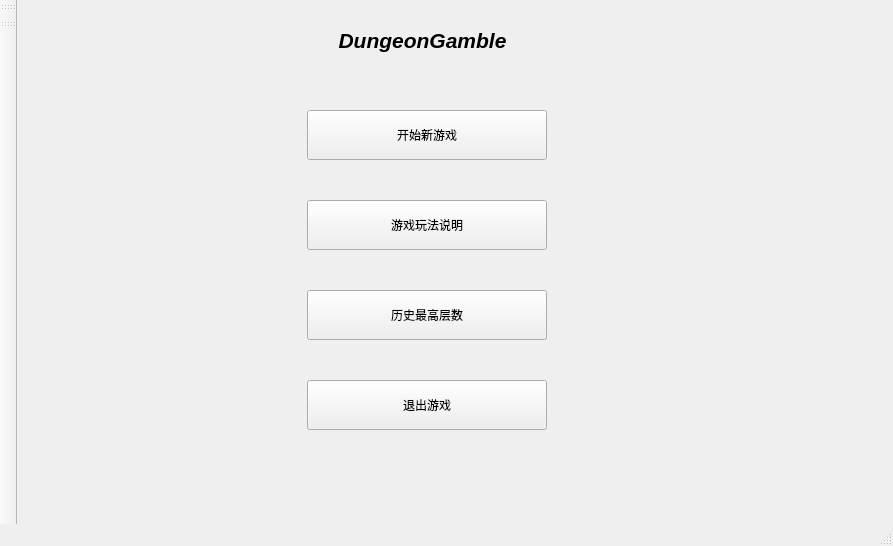
<?xml version="1.0" encoding="UTF-8"?>
<ui version="4.0">
 <class>MainWindow</class>
 <widget class="QMainWindow" name="MainWindow">
  <property name="geometry">
   <rect>
    <x>0</x>
    <y>0</y>
    <width>893</width>
    <height>546</height>
   </rect>
  </property>
  <property name="windowTitle">
   <string>MainWindow</string>
  </property>
  <property name="animated">
   <bool>true</bool>
  </property>
  <widget class="QWidget" name="centralwidget">
   <widget class="QStackedWidget" name="stackedWidget">
    <property name="geometry">
     <rect>
      <x>-10</x>
      <y>0</y>
      <width>891</width>
      <height>521</height>
     </rect>
    </property>
    <property name="currentIndex">
     <number>0</number>
    </property>
    <widget class="QWidget" name="page">
     <widget class="QLabel" name="label">
      <property name="geometry">
       <rect>
        <x>190</x>
        <y>20</y>
        <width>451</width>
        <height>41</height>
       </rect>
      </property>
      <property name="text">
       <string>&lt;html&gt;&lt;head/&gt;&lt;body&gt;&lt;p align=&quot;center&quot;&gt;&lt;span style=&quot; font-size:16pt; font-weight:700; font-style:italic;&quot;&gt;DungeonGamble&lt;/span&gt;&lt;/p&gt;&lt;/body&gt;&lt;/html&gt;</string>
      </property>
     </widget>
     <widget class="QPushButton" name="startButton">
      <property name="geometry">
       <rect>
        <x>300</x>
        <y>110</y>
        <width>240</width>
        <height>50</height>
       </rect>
      </property>
      <property name="text">
       <string>开始新游戏</string>
      </property>
     </widget>
     <widget class="QPushButton" name="helpButton">
      <property name="geometry">
       <rect>
        <x>300</x>
        <y>200</y>
        <width>240</width>
        <height>50</height>
       </rect>
      </property>
      <property name="text">
       <string>游戏玩法说明</string>
      </property>
     </widget>
     <widget class="QPushButton" name="exitButton">
      <property name="geometry">
       <rect>
        <x>300</x>
        <y>380</y>
        <width>240</width>
        <height>50</height>
       </rect>
      </property>
      <property name="text">
       <string>退出游戏</string>
      </property>
     </widget>
     <widget class="QPushButton" name="btnRecord">
      <property name="geometry">
       <rect>
        <x>300</x>
        <y>290</y>
        <width>240</width>
        <height>50</height>
       </rect>
      </property>
      <property name="text">
       <string>历史最高层数</string>
      </property>
     </widget>
    </widget>
    <widget class="QWidget" name="page_2">
     <widget class="QLabel" name="labelLevel">
      <property name="geometry">
       <rect>
        <x>60</x>
        <y>20</y>
        <width>111</width>
        <height>16</height>
       </rect>
      </property>
      <property name="text">
       <string>&lt;html&gt;&lt;head/&gt;&lt;body&gt;&lt;p align=&quot;center&quot;&gt;&lt;span style=&quot; font-size:11pt; font-weight:700;&quot;&gt;第    层&lt;/span&gt;&lt;/p&gt;&lt;/body&gt;&lt;/html&gt;</string>
      </property>
     </widget>
     <widget class="QPushButton" name="btnShop">
      <property name="geometry">
       <rect>
        <x>50</x>
        <y>50</y>
        <width>111</width>
        <height>24</height>
       </rect>
      </property>
      <property name="text">
       <string>商店</string>
      </property>
     </widget>
     <widget class="QLabel" name="labelHP">
      <property name="geometry">
       <rect>
        <x>700</x>
        <y>20</y>
        <width>111</width>
        <height>31</height>
       </rect>
      </property>
      <property name="text">
       <string>&lt;html&gt;&lt;head/&gt;&lt;body&gt;&lt;p align=&quot;center&quot;&gt;&lt;span style=&quot; font-size:12pt; font-weight:700;&quot;&gt;当前血量：&lt;/span&gt;&lt;/p&gt;&lt;/body&gt;&lt;/html&gt;</string>
      </property>
     </widget>
     <widget class="QLabel" name="labelGold">
      <property name="geometry">
       <rect>
        <x>700</x>
        <y>50</y>
        <width>91</width>
        <height>21</height>
       </rect>
      </property>
      <property name="text">
       <string>&lt;html&gt;&lt;head/&gt;&lt;body&gt;&lt;p align=&quot;center&quot;&gt;&lt;span style=&quot; font-size:12pt; font-weight:700;&quot;&gt;金币：&lt;/span&gt;&lt;/p&gt;&lt;/body&gt;&lt;/html&gt;</string>
      </property>
     </widget>
     <widget class="QPushButton" name="btnMonster1">
      <property name="geometry">
       <rect>
        <x>130</x>
        <y>180</y>
        <width>111</width>
        <height>41</height>
       </rect>
      </property>
      <property name="text">
       <string>小怪</string>
      </property>
     </widget>
     <widget class="QPushButton" name="btnMonster2">
      <property name="geometry">
       <rect>
        <x>340</x>
        <y>180</y>
        <width>111</width>
        <height>41</height>
       </rect>
      </property>
      <property name="text">
       <string>大怪</string>
      </property>
     </widget>
     <widget class="QPushButton" name="btnMonster3">
      <property name="geometry">
       <rect>
        <x>550</x>
        <y>180</y>
        <width>111</width>
        <height>41</height>
       </rect>
      </property>
      <property name="text">
       <string>精英怪</string>
      </property>
     </widget>
     <widget class="QPushButton" name="backButton_2">
      <property name="geometry">
       <rect>
        <x>40</x>
        <y>440</y>
        <width>81</width>
        <height>24</height>
       </rect>
      </property>
      <property name="text">
       <string>返回首页</string>
      </property>
     </widget>
     <widget class="QWidget" name="layoutWidget">
      <property name="geometry">
       <rect>
        <x>140</x>
        <y>260</y>
        <width>91</width>
        <height>40</height>
       </rect>
      </property>
      <layout class="QVBoxLayout" name="verticalLayout">
       <item>
        <widget class="QLabel" name="labelMonster1Damage">
         <property name="text">
          <string>伤害</string>
         </property>
        </widget>
       </item>
       <item>
        <widget class="QLabel" name="labelMonster1Gold">
         <property name="text">
          <string>基础金币</string>
         </property>
        </widget>
       </item>
      </layout>
     </widget>
     <widget class="QWidget" name="layoutWidget">
      <property name="geometry">
       <rect>
        <x>345</x>
        <y>260</y>
        <width>101</width>
        <height>40</height>
       </rect>
      </property>
      <layout class="QVBoxLayout" name="verticalLayout_2">
       <item>
        <widget class="QLabel" name="labelMonster2Damage">
         <property name="text">
          <string>伤害</string>
         </property>
        </widget>
       </item>
       <item>
        <widget class="QLabel" name="labelMonster2Gold">
         <property name="text">
          <string>基础金币</string>
         </property>
        </widget>
       </item>
      </layout>
     </widget>
     <widget class="QWidget" name="layoutWidget">
      <property name="geometry">
       <rect>
        <x>555</x>
        <y>260</y>
        <width>101</width>
        <height>40</height>
       </rect>
      </property>
      <layout class="QVBoxLayout" name="verticalLayout_3">
       <item>
        <widget class="QLabel" name="labelMonster3Damage">
         <property name="text">
          <string>伤害</string>
         </property>
        </widget>
       </item>
       <item>
        <widget class="QLabel" name="labelMonster3Gold">
         <property name="text">
          <string>基础金币</string>
         </property>
        </widget>
       </item>
      </layout>
     </widget>
     <widget class="QLabel" name="labelBossHP">
      <property name="geometry">
       <rect>
        <x>320</x>
        <y>40</y>
        <width>191</width>
        <height>41</height>
       </rect>
      </property>
      <property name="text">
       <string>&lt;html&gt;&lt;head/&gt;&lt;body&gt;&lt;p align=&quot;center&quot;&gt;Boss血量：&lt;/p&gt;&lt;p align=&quot;center&quot;&gt;&lt;br/&gt;&lt;/p&gt;&lt;/body&gt;&lt;/html&gt;</string>
      </property>
     </widget>
     <widget class="QPushButton" name="btnAttack">
      <property name="geometry">
       <rect>
        <x>90</x>
        <y>130</y>
        <width>111</width>
        <height>41</height>
       </rect>
      </property>
      <property name="text">
       <string>强攻</string>
      </property>
     </widget>
     <widget class="QPushButton" name="btnDefend">
      <property name="geometry">
       <rect>
        <x>90</x>
        <y>200</y>
        <width>111</width>
        <height>41</height>
       </rect>
      </property>
      <property name="text">
       <string>防御</string>
      </property>
     </widget>
     <widget class="QPushButton" name="btnNormal">
      <property name="geometry">
       <rect>
        <x>90</x>
        <y>270</y>
        <width>111</width>
        <height>41</height>
       </rect>
      </property>
      <property name="text">
       <string>稳定输出</string>
      </property>
     </widget>
     <widget class="QPushButton" name="btnUseEliminate">
      <property name="geometry">
       <rect>
        <x>710</x>
        <y>120</y>
        <width>131</width>
        <height>61</height>
       </rect>
      </property>
      <property name="text">
       <string>排除卷轴</string>
      </property>
     </widget>
     <widget class="QLabel" name="labelATK">
      <property name="geometry">
       <rect>
        <x>700</x>
        <y>80</y>
        <width>101</width>
        <height>21</height>
       </rect>
      </property>
      <property name="text">
       <string>&lt;html&gt;&lt;head/&gt;&lt;body&gt;&lt;p align=&quot;center&quot;&gt;&lt;span style=&quot; font-size:12pt; font-weight:700;&quot;&gt;攻击力：&lt;/span&gt;&lt;/p&gt;&lt;p align=&quot;center&quot;&gt;&lt;span style=&quot; font-size:12pt; font-weight:700;&quot;&gt;&lt;br/&gt;&lt;/span&gt;&lt;/p&gt;&lt;/body&gt;&lt;/html&gt;</string>
      </property>
     </widget>
     <widget class="QTextEdit" name="textLog">
      <property name="geometry">
       <rect>
        <x>580</x>
        <y>370</y>
        <width>261</width>
        <height>125</height>
       </rect>
      </property>
      <property name="readOnly">
       <bool>true</bool>
      </property>
     </widget>
     <widget class="QLabel" name="label_2">
      <property name="geometry">
       <rect>
        <x>50</x>
        <y>90</y>
        <width>111</width>
        <height>16</height>
       </rect>
      </property>
      <property name="text">
       <string>&lt;html&gt;&lt;head/&gt;&lt;body&gt;&lt;p align=&quot;center&quot;&gt;按“S&amp;quot;进入商店&lt;/p&gt;&lt;p align=&quot;center&quot;&gt;&lt;br/&gt;&lt;/p&gt;&lt;/body&gt;&lt;/html&gt;</string>
      </property>
     </widget>
    </widget>
    <widget class="QWidget" name="page_3">
     <widget class="QPushButton" name="backButton">
      <property name="geometry">
       <rect>
        <x>40</x>
        <y>450</y>
        <width>81</width>
        <height>24</height>
       </rect>
      </property>
      <property name="text">
       <string>返回</string>
      </property>
     </widget>
    </widget>
   </widget>
  </widget>
  <widget class="QMenuBar" name="menubar">
   <property name="geometry">
    <rect>
     <x>0</x>
     <y>0</y>
     <width>893</width>
     <height>21</height>
    </rect>
   </property>
  </widget>
  <widget class="QStatusBar" name="statusbar"/>
  <widget class="QToolBar" name="toolBar">
   <property name="windowTitle">
    <string>toolBar</string>
   </property>
   <attribute name="toolBarArea">
    <enum>LeftToolBarArea</enum>
   </attribute>
   <attribute name="toolBarBreak">
    <bool>false</bool>
   </attribute>
  </widget>
  <widget class="QToolBar" name="toolBar_2">
   <property name="windowTitle">
    <string>toolBar_2</string>
   </property>
   <attribute name="toolBarArea">
    <enum>LeftToolBarArea</enum>
   </attribute>
   <attribute name="toolBarBreak">
    <bool>false</bool>
   </attribute>
  </widget>
 </widget>
 <resources/>
 <connections/>
</ui>
